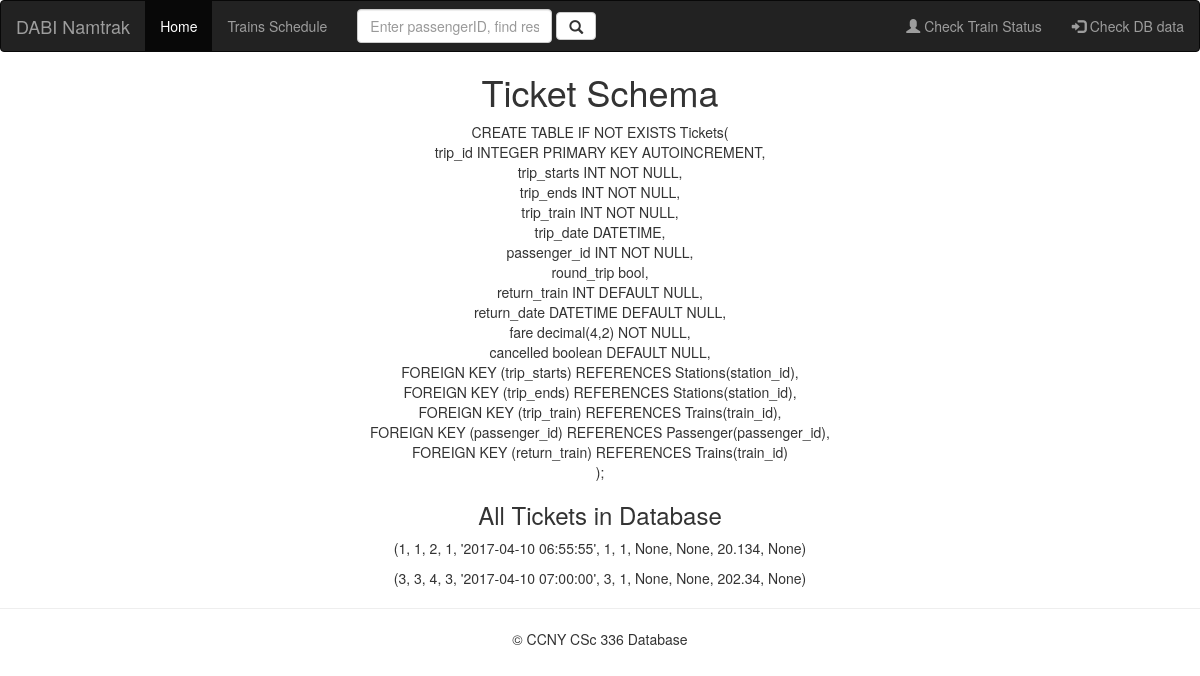
/check_tickets, run on an earlier commit of the app's database.
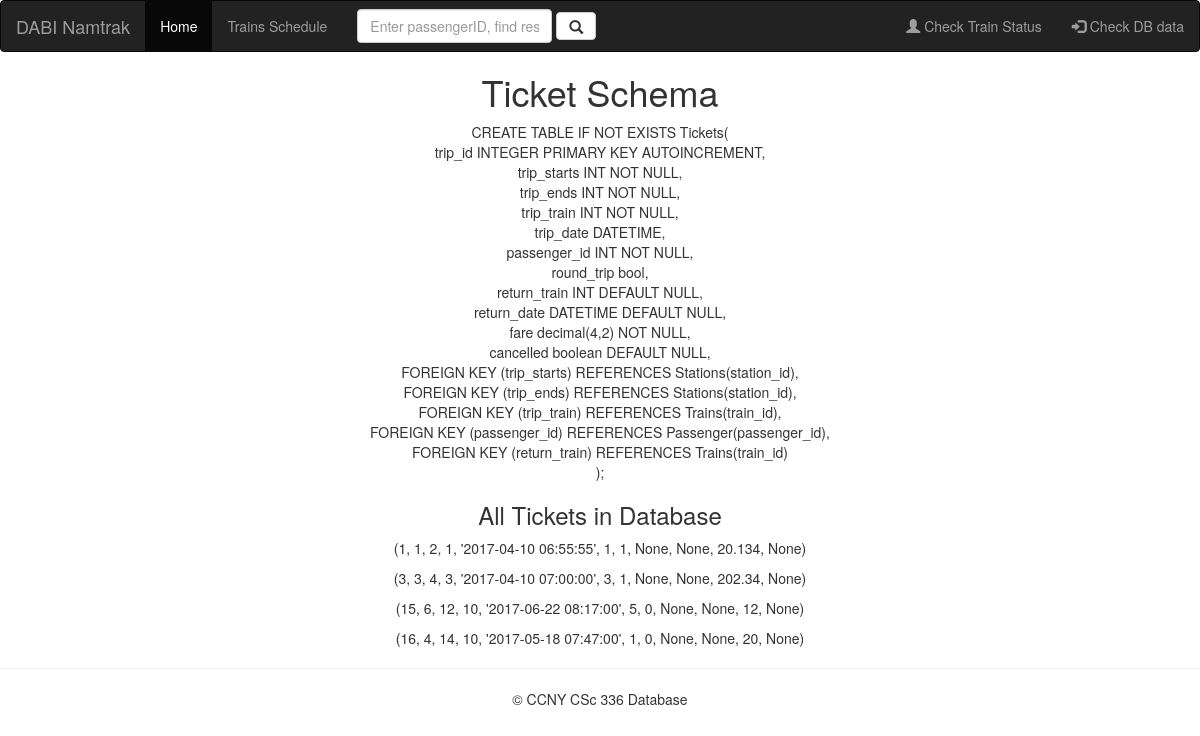
And on a later commit of the database.
### tables this page shows
CREATE TABLE Tickets( 
	trip_id INTEGER PRIMARY KEY AUTOINCREMENT,
	trip_starts INT NOT NULL,
	trip_ends INT NOT NULL,
	trip_train INT NOT NULL,
	trip_date DATETIME,
	passenger_id INT NOT NULL,
	round_trip bool,
	return_train INT DEFAULT NULL,
	return_date DATETIME DEFAULT NULL,
	fare decimal(4,2) NOT NULL,
	cancelled boolean DEFAULT NULL,
	FOREIGN KEY (trip_starts) REFERENCES Stations(station_id),
  	FOREIGN KEY (trip_ends) REFERENCES Stations(station_id),
 	FOREIGN KEY (trip_train) REFERENCES Trains(train_id),
  	FOREIGN KEY (passenger_id) REFERENCES Passenger(passenger_id),
  	FOREIGN KEY (return_train) REFERENCES Trains(train_id)
);

### app/views.py (the view)
@app.route('/check_tickets')
def check_tickets():
    tickets = get_all_tickets()
    return render_template("check_tickets.html", tickets=tickets)

### app/models.py (called while the page is built)
def get_all_tickets():
    with sql.connect("database.db") as con:
        cur = con.cursor()
        cur.execute(" SELECT * from Tickets")
        return cur.fetchall()

### app/templates/check_tickets.html
{% extends "layout.html" %}
{% block content %}
<div class="checking_tickets" style="text-align: center;">
<h1> Ticket Schema </h1>
<p>CREATE TABLE IF NOT EXISTS Tickets( <br>
	trip_id INTEGER PRIMARY KEY AUTOINCREMENT,<br>
	trip_starts INT NOT NULL,<br>
	trip_ends INT NOT NULL,<br>
	trip_train INT NOT NULL,<br>
	trip_date DATETIME,<br>
	passenger_id INT NOT NULL,<br>
	round_trip bool,<br>
	return_train INT DEFAULT NULL,<br>
	return_date DATETIME DEFAULT NULL,<br>
	fare decimal(4,2) NOT NULL,<br>
	cancelled boolean DEFAULT NULL,<br>
	FOREIGN KEY (trip_starts) REFERENCES Stations(station_id),<br>
  	FOREIGN KEY (trip_ends) REFERENCES Stations(station_id),<br>
 	FOREIGN KEY (trip_train) REFERENCES Trains(train_id),<br>
  	FOREIGN KEY (passenger_id) REFERENCES Passenger(passenger_id),<br>
  	FOREIGN KEY (return_train) REFERENCES Trains(train_id)<br>
);</p>
<h3> All Tickets in Database </h3>
{% for ticket in tickets %}
<p>  {{ ticket }} </p>
{% endfor %}
</div>
{% endblock %}

What changed in the data, as far as the page shows it:
added Tickets: ticket "(15, 6, 12, 10, '2017-06-22 08:17:00', 5, 0, None, None, 12, None)"
added Tickets: ticket "(16, 4, 14, 10, '2017-05-18 07:47:00', 1, 0, None, None, 20, None)"
